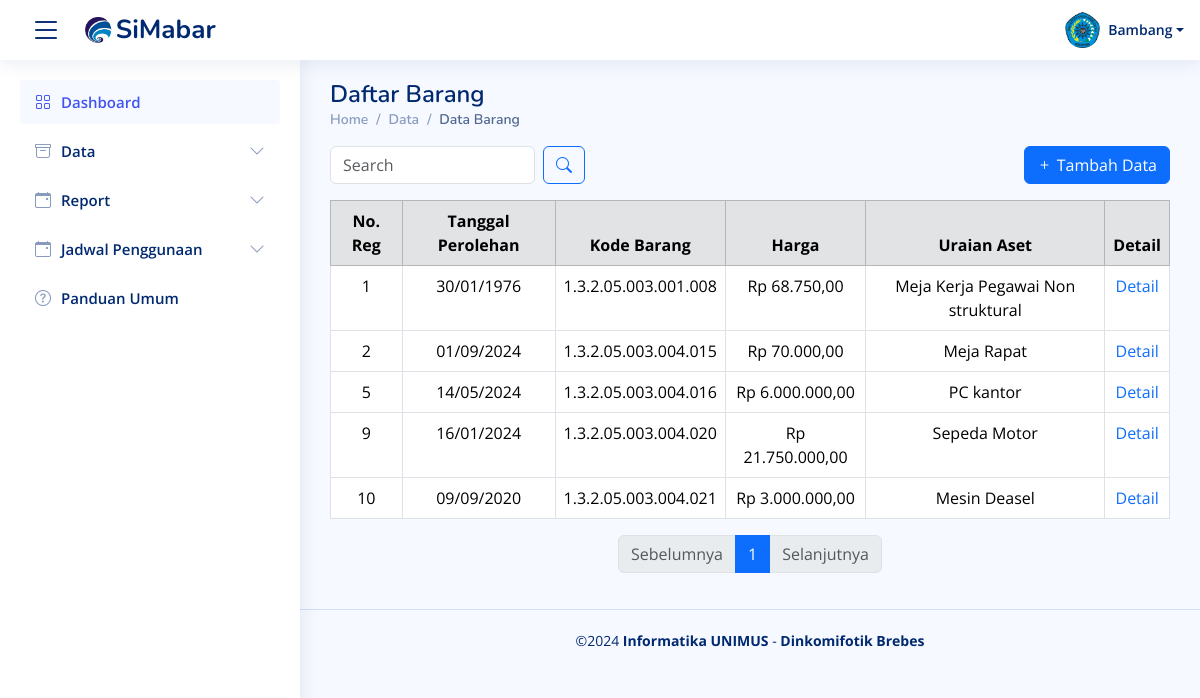
Before: /Data_barang.php with the older database file.
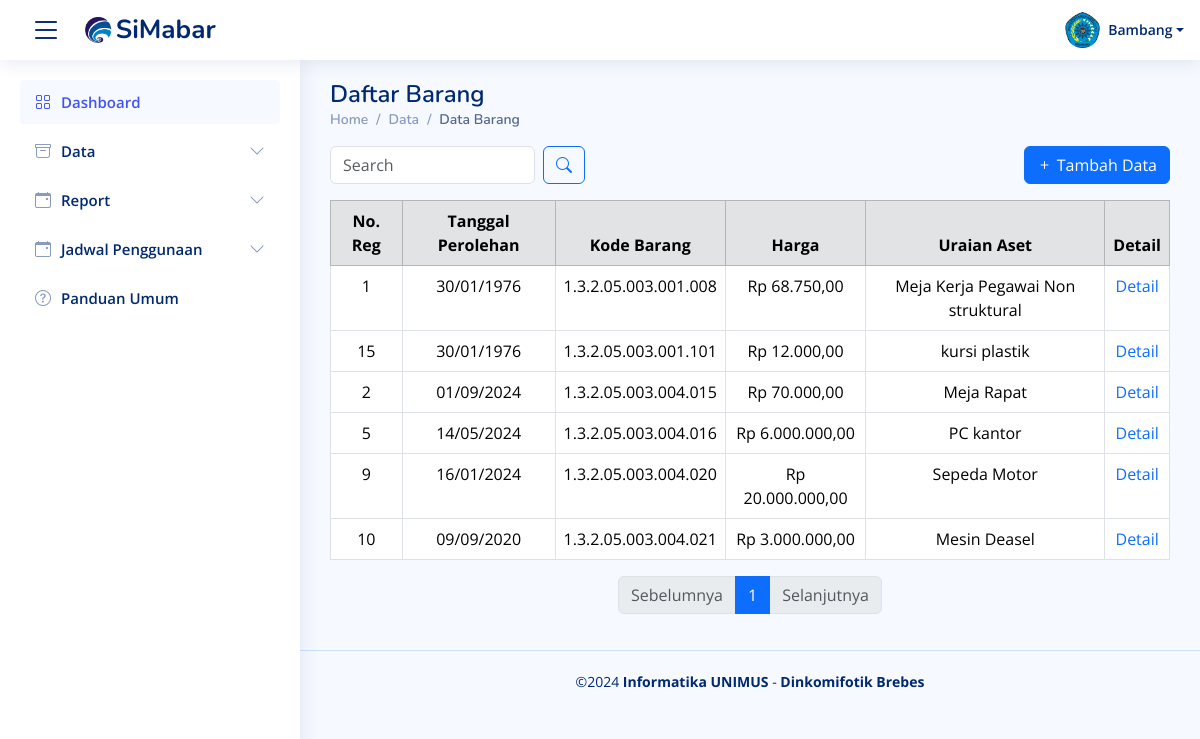
After: the same page with the newer database file.
### tables this page shows
CREATE TABLE `data_barang` (
  `kode_barang` varchar(50) NOT NULL,
  `nama_barang` varchar(100) NOT NULL,
  `no_regristrasi` varchar(50) DEFAULT NULL,
  `kode_pemilik` varchar(50) DEFAULT NULL,
  `ruang_asal` varchar(100) DEFAULT NULL,
  `ruang_sekarang` varchar(100) DEFAULT NULL,
  `bid_ruang` varchar(50) DEFAULT NULL,
  `tempat_ruang` varchar(50) DEFAULT NULL,
  `tgl_pembelian` date DEFAULT NULL,
  `tgl_pembukuan` date DEFAULT NULL,
  `merk` varchar(100) DEFAULT NULL,
  `type` varchar(100) DEFAULT NULL,
  `kategori` varchar(100) DEFAULT NULL,
  `ukuran_CC` varchar(50) DEFAULT NULL,
  `no_pabrik` varchar(50) DEFAULT NULL,
  `no_rangka` varchar(50) DEFAULT NULL,
  `no_bpkb` varchar(50) DEFAULT NULL,
  `bahan` varchar(100) DEFAULT NULL,
  `no_mesin` varchar(50) DEFAULT NULL,
  `no_polisi` varchar(50) DEFAULT NULL,
  `kondisi_barang` varchar(50) DEFAULT NULL,
  `masa_manfaat` varchar(50) DEFAULT NULL,
  `harga_awal` decimal(15,2) DEFAULT NULL,
  `harga_total` decimal(15,2) DEFAULT NULL,
  `keterangan` text DEFAULT NULL,
  `foto_barang` varchar(255) DEFAULT NULL
);

### Data_barang.php (the view, shortened to what this page needs)
<?php
include('koneksi/koneksi.php');
$limit = 10;
$page = isset($_GET['page']) ? (int)$_GET['page'] : 1;
$start = ($page - 1) * $limit;
$search_query = "";
$sql = "SELECT no_regristrasi, tgl_pembelian, kode_barang, harga_total, nama_barang
        FROM data_barang
        $search_query
        LIMIT $start, $limit";
$result = mysqli_query($conn, $sql);
$count_sql = "SELECT COUNT(*) AS total FROM data_barang $search_query";
$count_result = mysqli_query($conn, $count_sql);
$total_records = mysqli_fetch_assoc($count_result)['total'];
$total_pages = ceil($total_records / $limit);
?>
<?php include("component/header.php"); ?>
<main id="main" class="main">
  <div class="pagetitle">
    <h1>Daftar Barang</h1>
    <nav>
      <ol class="breadcrumb">
        <li class="breadcrumb-item"><a href="index.html">Home</a></li>
        <li class="breadcrumb-item">Data</li>
        <li class="breadcrumb-item active">Data Barang</li>
      </ol>
    </nav>
  </div>
  <div class="d-flex justify-content-between align-items-center mb-3">
    <form class="search-form d-flex align-items-center" method="POST" action="#">
      <input type="text" name="query" placeholder="Search" title="Enter search keyword" class="form-control me-2">
      <button type="submit" title="Search" class="btn btn-outline-primary"><i class="bi bi-search"></i></button>
    </form>
    <button type="button" class="btn btn-primary">
      <i class="bi bi-plus"></i> Tambah Data
    </button>
  </div>
<table class="table table-bordered">
  <thead class="table-secondary text-center">
    <tr>
      <th scope="col">No. Reg</th>
      <th scope="col">Tanggal Perolehan</th>
      <th scope="col">Kode Barang</th>
      <th scope="col">Harga</th>
      <th scope="col">Uraian Aset</th>
      <th scope="col">Detail</th>
    </tr>
  </thead>
  <tbody>
    <?php
    if (mysqli_num_rows($result) > 0) {
        while ($row = mysqli_fetch_assoc($result)) {
            echo "<tr class='text-center'>
                    <td>{$row['no_regristrasi']}</td>
                    <td>" . date('d/m/Y', strtotime($row['tgl_pembelian'])) . "</td>
                    <td>{$row['kode_barang']}</td>
                    <td>Rp " . number_format($row['harga_total'], 2, ',', '.') . "</td>
                    <td>{$row['nama_barang']}</td>
                    <td><a href='detail_barang.php?no_regristrasi={$row['no_regristrasi']}' class='text-primary'>Detail</a></td>
                  </tr>";
        }
    } else {
        echo "<tr><td colspan='6'>No data found.</td></tr>";
    }
    ?>
  </tbody>
</table>
  <nav aria-label="Page navigation example" class="d-flex justify-content-center">
    <ul class="pagination">
      <li class="page-item <?php if($page <= 1){ echo 'disabled'; } ?>">
        <a class="page-link" href="<?php if($page > 1){ echo "?page=".($page - 1); } ?>" tabindex="-1" aria-disabled="true">Sebelumnya</a>
      </li>
      <?php for ($i = 1; $i <= $total_pages; $i++): ?>
        <li class="page-item <?php if ($i == $page) echo 'active'; ?>">
          <a class="page-link" href="?page=<?= $i; ?>"><?= $i; ?></a>
        </li>
      <?php endfor; ?>
      <li class="page-item <?php if($page >= $total_pages){ echo 'disabled'; } ?>">
        <a class="page-link" href="<?php if($page < $total_pages){ echo "?page=".($page + 1); } ?>">Selanjutnya</a>
      </li>
    </ul>
  </nav>
</main>
<?php include("component/footer.php"); ?>

Changed rows visible on the page:
added data_barang: no_regristrasi "15", tgl_pembelian "30/01/1976", kode_barang "1.3.2.05.003.001.101", harga_total "12.000,00", nama_barang "kursi plastik"
changed data_barang "Sepeda Motor": harga_total "21.750.000,00" → "20.000.000,00"
